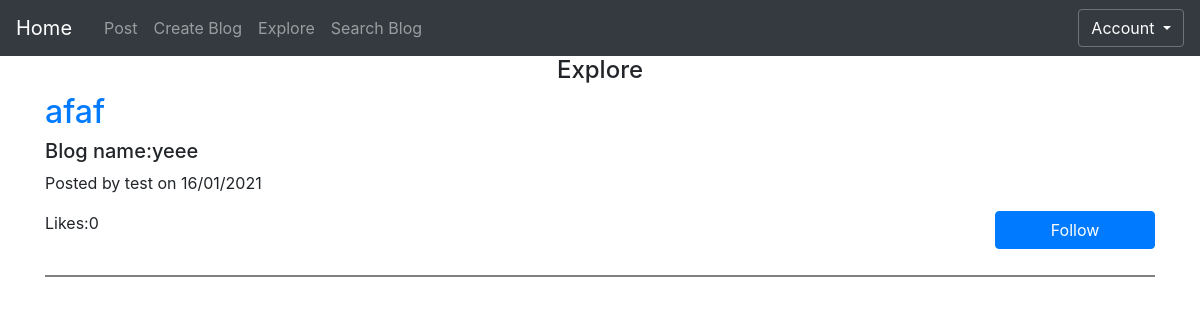
Screenshot of /general (signed in) with the database file from the repository.
### app/models.py (models this page shows)
class Posts(db.Model):
    id = db.Column(db.Integer, primary_key=True)
    date = db.Column(db.DateTime)
    title = db.Column(db.String(500))
    body= db.Column(db.String(2000))
    author = db.Column(db.String(20))
    image_name=db.Column(db.String(100))
    blog_id=db.Column(db.Integer,db.ForeignKey('blog.id'))

class Blog(db.Model):
    __searchable__ = ['blog_name']
    id= db.Column(db.Integer, primary_key=True)
    blog_name = db.Column(db.String(100))
    user_id=db.Column(db.Integer,db.ForeignKey('user.id'))
    posts=db.relationship("Posts",backref='blog',lazy=True)

### app/views.py (the view)
@app.route('/general', methods=['GET', 'POST'])
@login_required
def general():
	posts=Posts.query.order_by(Posts.date.desc()).join(Blog).filter(Blog.user_id != current_user.id).all()
	return render_template('general.html', title='General', posts = posts)

### app/models.py (called while the page is built)
    def has_followed_blog(self, blog):
        return self.followed_blogs.filter_by(
          id=blog.id).first() is not None

### app/views.py (called while the page is built)
@login_manager.user_loader
def load_user(user_id):
	return User.query.get(int(user_id))

### app/templates/general.html
{% extends "base.html" %}
{% block content %}
<h4 class="text-center">Explore</h4>
{% for post in posts %}
<div class="post-preview">
    <h2 class="post-title">
        <a href="{{ url_for('post', post_id=post.id) }}">
    {{post.title }}
  </a>
    </h2>
  <h5>
    Blog name:{{ post.blog.blog_name }}
  </h5>
  <p class="post-meta">Posted by {{post.author}} on {{ post.date.strftime('%d/%m/%Y') }}</p>
  {% if current_user.has_followed_blog(post.blog) %}
  <button class="btn btn-primary float-right unfollowButton" blog_id="{{  post.blog.blog_name }}">Unfollow</button>
  {% else %}
  <button class="btn btn-primary float-right followButton" blog_id="{{  post.blog.blog_name }}">Follow</button>
  {% endif %}
</div>
<h7>
    Likes:{{ post.user_likes.count()}}
  </h7>
<br>
<br>
<hr style="height:2px;border-width:0;color:gray;background-color:gray">
{% endfor %}
{% endblock %}

### app/static/mainpage.css (style rules this page uses)
.followButton { width:160px; }

### rows the page displays
Posts: title "afaf", blog.blog_name "yeee", author "test", date "16/01/2021", user_likes.count "0"
